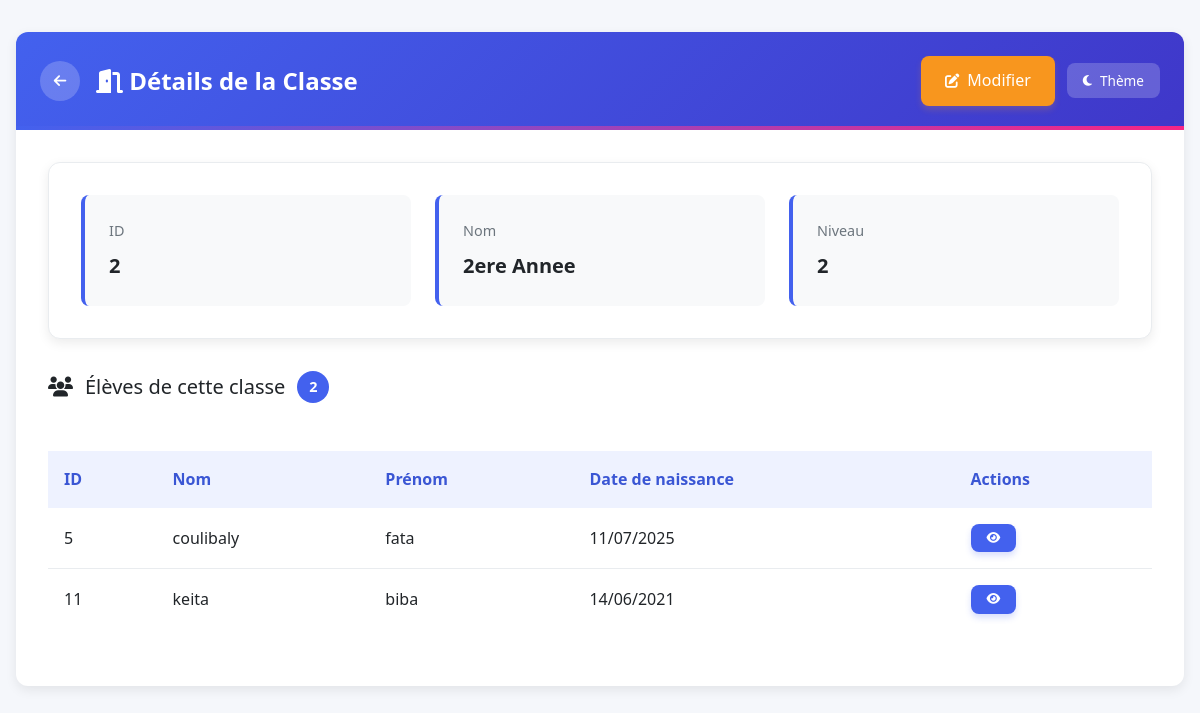
Screenshot of /voir_classe.php?id=2 with the database file from the repository.
### tables this page shows
CREATE TABLE `classes` (
  `id` int(11) NOT NULL,
  `nom` varchar(50) DEFAULT NULL,
  `annee` int(11) NOT NULL DEFAULT 1,
  `niveau` varchar(50) DEFAULT NULL
);

CREATE TABLE `eleves` (
  `id` int(11) NOT NULL,
  `nom` varchar(100) DEFAULT NULL,
  `prenom` varchar(100) DEFAULT NULL,
  `photo` varchar(100) NOT NULL,
  `created_at` datetime NOT NULL,
  `date_naissance` date DEFAULT NULL,
  `classe` varchar(100) DEFAULT NULL,
  `genre` enum('M','F') DEFAULT NULL,
  `classe_id` int(11) DEFAULT NULL,
  `matricule` varchar(50) DEFAULT NULL,
  `date_inscription` date DEFAULT NULL,
  `statut` enum('actif','inactif') DEFAULT 'actif',
  `lieu_naissance` varchar(100) DEFAULT NULL,
  `nationalite` varchar(50) DEFAULT NULL,
  `nom_pere` varchar(50) DEFAULT NULL,
  `nom_mere` varchar(50) DEFAULT NULL,
  `tel_parent` varchar(20) DEFAULT NULL,
  `adresse` text DEFAULT NULL,
  `telephone` varchar(20) DEFAULT NULL,
  `email` varchar(100) DEFAULT NULL COMMENT 'Adresse email de l''élève',
  `remarques` text DEFAULT NULL COMMENT 'Remarques et observations sur l''élève'
);

### voir_classe.php (the view, shortened to what this page needs)
<?php
require_once './functions.php';
$id = (int)$_GET['id'];
$classe = [];
$eleves = [];
try {
    $stmt = $pdo->prepare("SELECT * FROM classes WHERE id = ?");
    $stmt->execute([$id]);
    $classe = $stmt->fetch(PDO::FETCH_ASSOC);
    $stmt = $pdo->prepare("SELECT * FROM eleves WHERE classe_id = ? ORDER BY nom, prenom");
    $stmt->execute([$id]);
    $eleves = $stmt->fetchAll(PDO::FETCH_ASSOC);
} catch (PDOException $e) {
    $error = "Erreur de base de données : " . $e->getMessage();
}
?>
<!DOCTYPE html>
<html lang="fr">
<head>
  <link rel="stylesheet" href="https://cdnjs.cloudflare.com/ajax/libs/font-awesome/6.4.0/css/all.min.css">
</head>
<body>
  <div class="container">
    <div class="card">
      <div class="card-header">
        <div class="header-title">
          <a href="classes.php" class="btn btn-back" title="Retour à la liste des classes">
            <i class="fas fa-arrow-left"></i>
          </a>
          <h2><i class="fas fa-door-open"></i> Détails de la Classe</h2>
        </div>
        <div class="header-actions">
          <a href="modifier_classe.php?id=<?= $id ?>" class="btn btn-warning">
            <i class="fas fa-edit"></i> Modifier
          </a>
          <button id="themeToggle" class="btn btn-sm" style="background: rgba(255,255,255,0.2); color: white;">
            <i class="fas fa-moon"></i> Thème
          </button>
        </div>
      </div>
      <div class="card-body">
        <div class="class-info">
          <div class="info-grid">
            <div class="info-item">
              <div class="info-label">ID</div>
              <div class="info-value"><?= htmlspecialchars($classe['id']) ?></div>
            </div>
            <div class="info-item">
              <div class="info-label">Nom</div>
              <div class="info-value"><?= htmlspecialchars($classe['nom']) ?></div>
            </div>
            <div class="info-item">
              <div class="info-label">Niveau</div>
              <div class="info-value"><?= htmlspecialchars($classe['niveau']) ?></div>
            </div>
          </div>
        </div>
        <div class="section-title">
          <i class="fas fa-users"></i>
          <span>Élèves de cette classe</span>
          <span class="badge"><?= count($eleves) ?></span>
        </div>
        <?php if (!empty($eleves)): ?>
          <div style="overflow-x: auto;">
            <table class="table">
              <thead>
                <tr>
                  <th>ID</th>
                  <th>Nom</th>
                  <th>Prénom</th>
                  <th>Date de naissance</th>
                  <th>Actions</th>
                </tr>
              </thead>
              <tbody>
                <?php foreach ($eleves as $eleve): ?>
                <tr>
                  <td><?= htmlspecialchars($eleve['id']) ?></td>
                  <td><?= htmlspecialchars($eleve['nom']) ?></td>
                  <td><?= htmlspecialchars($eleve['prenom']) ?></td>
                  <td><?= date('d/m/Y', strtotime($eleve['date_naissance'])) ?></td>
                  <td>
                    <div class="actions">
                      <a href="voir_eleve.php?id=<?= $eleve['id'] ?>" class="btn btn-primary btn-sm" title="Voir détails">
                        <i class="fas fa-eye"></i>
                      </a>
                    </div>
                  </td>
                </tr>
                <?php endforeach; ?>
              </tbody>
            </table>
          </div>
        <?php endif; ?>
      </div>
    </div>
  </div>
</body>
</html>

### voir_classe.php (style rules this page uses)
:root { --primary: #4361ee; --primary-light: #eef2ff; --primary-dark: #3a56d4; --secondary: #3f37c9; --success: #4cc9f0; --success-light: #e6f7ff; --warning: #f8961e; --warning-light: #fff4e6; --danger: #f72585; --danger-light: #ffe6ef; --light: #f8f9fa; --dark: #212529; --gray: #6c757d; --light-gray: #e9ecef; --border-radius: 8px; --border-radius-lg: 12px; --box-shadow: 0 4px 12px rgba(0, 0, 0, 0.08); --transition: all 0.3s ease; }
* { margin: 0; padding: 0; box-sizing: border-box; font-family: 'Segoe UI', Tahoma, Geneva, Verdana, sans-serif; }
body { background-color: #f5f7fb; color: var(--dark); line-height: 1.6; }
.container { max-width: 1200px; margin: 2rem auto; padding: 0 1rem; }
.card { background: white; border-radius: var(--border-radius-lg); box-shadow: var(--box-shadow); overflow: hidden; }
.card-header { background: linear-gradient(135deg, var(--primary), var(--secondary)); color: white; padding: 1.5rem; display: flex; justify-content: space-between; align-items: center; position: relative; }
.card-header::before { content: ''; position: absolute; bottom: 0; left: 0; width: 100%; height: 4px; background: linear-gradient(90deg, var(--primary), var(--danger)); }
.header-title { display: flex; align-items: center; gap: 1rem; }
.header-title h2 { font-weight: 600; margin: 0; font-size: 1.5rem; }
.header-actions { display: flex; gap: 0.75rem; align-items: center; }
.card-body { padding: 2rem; }
.btn { display: inline-flex; align-items: center; justify-content: center; gap: 0.5rem; padding: 0.75rem 1.5rem; border-radius: var(--border-radius); border: none; cursor: pointer; font-weight: 500; transition: var(--transition); text-decoration: none; font-size: 1rem; }
.btn i { font-size: 0.9em; }
.btn-primary { background-color: var(--primary); color: white; box-shadow: 0 4px 6px rgba(67, 97, 238, 0.2); }
.btn-warning { background-color: var(--warning); color: white; box-shadow: 0 4px 6px rgba(248, 150, 30, 0.2); }
.btn-sm { padding: 0.5rem 1rem; font-size: 0.85rem; }
.btn-back { background: rgba(255, 255, 255, 0.2); color: white; width: 2.5rem; height: 2.5rem; border-radius: 50%; padding: 0; transition: var(--transition); }
.class-info { background: white; border-radius: var(--border-radius-lg); padding: 2rem; margin-bottom: 2rem; box-shadow: var(--box-shadow); border: 1px solid var(--light-gray); }
.info-grid { display: grid; grid-template-columns: repeat(auto-fit, minmax(250px, 1fr)); gap: 1.5rem; }
.info-item { padding: 1.5rem; background: var(--light); border-radius: var(--border-radius); border-left: 4px solid var(--primary); transition: var(--transition); }
.info-label { font-size: 0.9rem; color: var(--gray); margin-bottom: 0.5rem; font-weight: 500; }
.info-value { font-size: 1.25rem; font-weight: 600; color: var(--dark); }
.section-title { display: flex; align-items: center; gap: 0.75rem; margin-bottom: 1.5rem; font-size: 1.25rem; color: var(--dark); }
.badge { background: var(--primary); color: white; border-radius: 50%; width: 2rem; height: 2rem; display: inline-flex; align-items: center; justify-content: center; font-size: 0.9rem; font-weight: 600; }
.table { width: 100%; border-collapse: collapse; margin: 1.5rem 0; }
.table th { background-color: var(--primary-light); color: var(--primary-dark); padding: 1rem; text-align: left; font-weight: 600; position: sticky; top: 0; }
.table td { padding: 1rem; border-bottom: 1px solid var(--light-gray); }
.table tr:last-child td { border-bottom: none; }
.actions { display: flex; gap: 0.5rem; }

### rows the page displays
classes: id "2", nom "2ere Annee", niveau "2"
eleves: id "5", nom "coulibaly", prenom "fata", date_naissance "11/07/2025"
eleves: id "11", nom "keita", prenom "biba", date_naissance "14/06/2021"

### other values shown
count($eleves) "2"
